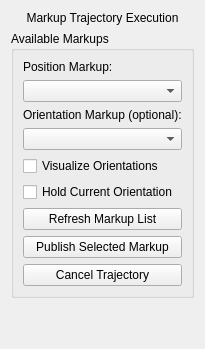
     <widget class="QWidget" name="markupsControlTab">
      <attribute name="title">
       <string>Markups</string>
      </attribute>
      <layout class="QVBoxLayout" name="verticalLayout_6">
       <item>
        <widget class="QLabel" name="markupsControlLabel">
         <property name="text">
          <string>Markup Trajectory Execution</string>
         </property>
         <property name="alignment">
          <set>Qt::AlignCenter</set>
         </property>
        </widget>
       </item>
       <item>
        <widget class="QGroupBox" name="markupsGroupBox">
         <property name="title">
          <string>Available Markups</string>
         </property>
         <layout class="QVBoxLayout" name="verticalLayout_7">
          <item>
           <widget class="QLabel" name="positionMarkupLabel">
            <property name="text">
             <string>Position Markup:</string>
            </property>
           </widget>
          </item>
          <item>
           <widget class="QComboBox" name="markupsSelector"/>
          </item>
          <item>
           <widget class="QLabel" name="orientationMarkupLabel">
            <property name="text">
             <string>Orientation Markup (optional):</string>
            </property>
           </widget>
          </item>
          <item>
           <widget class="QComboBox" name="orientationMarkupsSelector"/>
          </item>
          <item>
           <widget class="QCheckBox" name="visualizeOrientationsCheckBox">
            <property name="text">
             <string>Visualize Orientations</string>
            </property>
            <property name="toolTip">
             <string>Show direction vectors between position and orientation markups</string>
            </property>
           </widget>
          </item>
          <item>
           <widget class="QCheckBox" name="holdOrientationCheckBox">
            <property name="text">
             <string>Hold Current Orientation</string>
            </property>
            <property name="toolTip">
             <string>When enabled, maintains the robot's current orientation during trajectory execution instead of interpolating orientations</string>
            </property>
           </widget>
          </item>
          <item>
           <widget class="QPushButton" name="refreshMarkupsButton">
            <property name="text">
             <string>Refresh Markup List</string>
            </property>
           </widget>
          </item>
          <item>
           <widget class="QPushButton" name="publishMarkupsButton">
            <property name="text">
             <string>Publish Selected Markup</string>
            </property>
           </widget>
          </item>
          <item>
           <widget class="QPushButton" name="cancelTrajectoryButton">
            <property name="text">
             <string>Cancel Trajectory</string>
            </property>
           </widget>
          </item>
         </layout>
        </widget>
       </item>
       <item>
        <spacer name="verticalSpacer">
         <property name="orientation">
          <enum>Qt::Vertical</enum>
         </property>
         <property name="sizeHint" stdset="0">
          <size>
           <width>20</width>
           <height>40</height>
          </size>
         </property>
        </spacer>
       </item>
      </layout>
     </widget>
